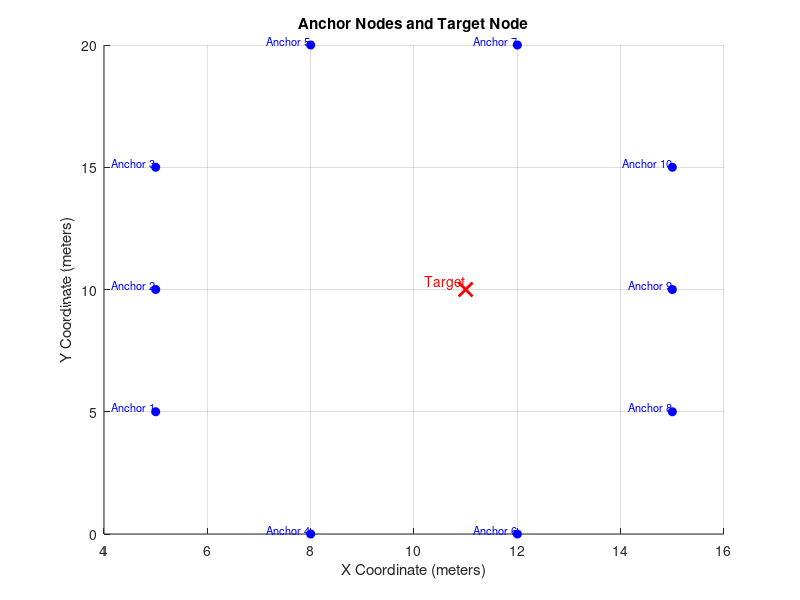

Here is the MATLAB script that generated this plot:
clc;
clear all;

%************************************************************* PARAMETERS *********************************************************
d0 = 1;  % reference distance (meter)
PLE = 2; % path loss exponent
target_x = 11.0; % true location x-coordinate (meter)
target_y = 10.0; % true location y-coordinate (meter)
s_x = [5 5 5 8 8 12 12 15 15 15]; % x coordinate of anchor sensors (meter)
s_y = [5 10 15 0 20 0 20 5 10 15]; % y coordinate of anchor sensors (meter)
sigma2 = 1; % noise variance (dB)

% Number of anchors
num_anchors = length(s_x);

%********************************************************** Abel Bound Calculation ********************************************************
% Define perturbations (u vectors)
perturbations = [0.1, 0; -0.1, 0; 0, 0.1; 0, -0.1]; % Example perturbations around the target
num_perturbations = size(perturbations, 1);

% Compute mean RSS values and their derivatives with respect to x and y
for k = 1:num_anchors
    dR_dx(k) = (-10 * PLE / log(10)) * (target_x - s_x(k)) / (norm([target_x; target_y] - [s_x(k); s_y(k)], 2)^2);
    dR_dy(k) = (-10 * PLE / log(10)) * (target_y - s_y(k)) / (norm([target_x; target_y] - [s_x(k); s_y(k)], 2)^2);
end
dR_dx = dR_dx';
dR_dy = dR_dy';

% Fisher Information Matrix (FIM)
FIM = zeros(2, 2);
FIM(1, 1) = (dR_dx' * dR_dx) / sigma2;
FIM(2, 2) = (dR_dy' * dR_dy) / sigma2;
FIM(1, 2) = (dR_dx' * dR_dy) / sigma2;
FIM(2, 1) = FIM(1, 2);

% Compute Abel Bound
abel_bound = inf;
for i = 1:num_perturbations
    u = perturbations(i, :)';
    F_u = FIM * u;
    abel_bound_i = (u' * u) / (u' * F_u);
    if abel_bound_i < abel_bound
        abel_bound = abel_bound_i;
    end
end
abel_bound = sqrt(abel_bound);

% Display results
disp(['Abel Bound: ', num2str(abel_bound)]);

%******************************************************************* Plot *****************************************************************
% Create a plot of the anchors and the target
figure;
hold on;
plot(s_x, s_y, 'bo', 'MarkerFaceColor', 'b'); % Plot anchor nodes
plot(target_x, target_y, 'rx', 'MarkerSize', 10, 'LineWidth', 2); % Plot target node
xlabel('X Coordinate (meters)');
ylabel('Y Coordinate (meters)');
title('Anchor Nodes and Target Node');
text(target_x, target_y, ' Target', 'VerticalAlignment', 'bottom', 'HorizontalAlignment', 'right', 'Color', 'red', 'FontSize', 10);
for k = 1:num_anchors
    text(s_x(k), s_y(k), sprintf(' Anchor %d', k), 'VerticalAlignment', 'bottom', 'HorizontalAlignment', 'right', 'Color', 'blue', 'FontSize', 8);
end
grid on;
hold off;
